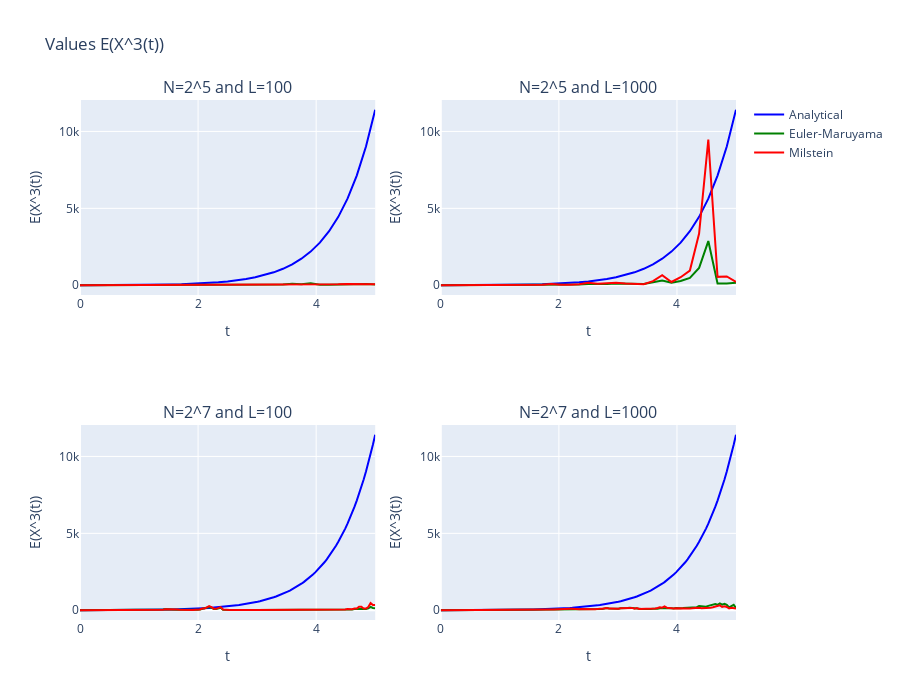

Source (notebook cell):
### Markdown cell above
### 3.3. $E(X^3(t))$

### Code cell
#Initial values
title='E(X^3(t))'
N_s = [2**5, 2**7]
L_s = [100, 1000]
T = 5
df_plot = pd.DataFrame()
moment = 'm3'

#For each number of iterations
for i,n in enumerate(N_s):
    #For each number of simulations
    for j,l in enumerate(L_s):
        #Store results
        df_compare = pd.concat([calculate_moments(m=moment,L=l,N=n,method='A'),
                        calculate_moments(m=moment,L=l,N=n,method='E-M'),
                        calculate_moments(m=moment,L=l,N=n,method='M')], ignore_index=True)
        df_compare['Method'] = sum([['Analytical'] * (n+1),
                                 ['Euler-Maruyama'] * (n+1),
                                 ['Milstein'] * (n+1)], [])
        df_compare['row'] = i+1
        df_compare['col'] = j+1
        df_plot = pd.concat([df_plot, df_compare], ignore_index=True)
#Plot
plot_moments(df_plot, title)

### Figure 1 — Plotly figure (JSON) as saved in the notebook; plotly's stock layout.template omitted (floating-point values rounded to 4 significant figures; data arrays with more than 128 entries replaced by an {"elided": "..."} marker saying what was removed)
{"data": [{"line": {"color": "blue"}, "name": "Analytical", "type": "scatter", "x": [0, 0.1562, 0.3125, 0.4688, 0.625, 0.7812, 0.9375, 1.094, 1.25, 1.406, 1.562, 1.719, 1.875, 2.031, 2.188, 2.344, 2.5, 2.656, 2.812, 2.969, 3.125, 3.281, 3.438, 3.594, 3.75, 3.906, 4.062, 4.219, 4.375, 4.531, 4.688, 4.844, 5], "xaxis": "x", "y": [1, 1.874, 3.155, 4.964, 7.45, 10.8, 15.26, 21.11, 28.75, 38.65, 51.41, 67.8, 88.78, 115.6, 149.7, 193.1, 248.2, 318.3, 407.0, 519.6, 662.1, 842.6, 1071.0, 1360.0, 1726.0, 2188.0, 2774.0, 3514.0, 4449.0, 5632.0, 7128.0, 9020.0, 11410.0], "yaxis": "y"}, {"line": {"color": "blue"}, "name": "Analytical", "showlegend": false, "type": "scatter", "x": [0, 0.1562, 0.3125, 0.4688, 0.625, 0.7812, 0.9375, 1.094, 1.25, 1.406, 1.562, 1.719, 1.875, 2.031, 2.188, 2.344, 2.5, 2.656, 2.812, 2.969, 3.125, 3.281, 3.438, 3.594, 3.75, 3.906, 4.062, 4.219, 4.375, 4.531, 4.688, 4.844, 5], "xaxis": "x2", "y": [1, 1.874, 3.155, 4.964, 7.45, 10.8, 15.26, 21.11, 28.75, 38.65, 51.41, 67.8, 88.78, 115.6, 149.7, 193.1, 248.2, 318.3, 407.0, 519.6, 662.1, 842.6, 1071.0, 1360.0, 1726.0, 2188.0, 2774.0, 3514.0, 4449.0, 5632.0, 7128.0, 9020.0, 11410.0], "yaxis": "y2"}, {"line": {"color": "blue"}, "name": "Analytical", "showlegend": false, "type": "scatter", "x": {"elided": "129 float values"}, "xaxis": "x3", "y": {"elided": "129 float values"}, "yaxis": "y3"}, {"line": {"color": "blue"}, "name": "Analytical", "showlegend": false, "type": "scatter", "x": {"elided": "129 float values"}, "xaxis": "x4", "y": {"elided": "129 float values"}, "yaxis": "y4"}, {"line": {"color": "green"}, "name": "Euler-Maruyama", "type": "scatter", "x": [0, 0.1562, 0.3125, 0.4688, 0.625, 0.7812, 0.9375, 1.094, 1.25, 1.406, 1.562, 1.719, 1.875, 2.031, 2.188, 2.344, 2.5, 2.656, 2.812, 2.969, 3.125, 3.281, 3.438, 3.594, 3.75, 3.906, 4.062, 4.219, 4.375, 4.531, 4.688, 4.844, 5], "xaxis": "x", "y": [1, 1.834, 2.772, 4.738, 6.639, 8.929, 9.879, 12.0, 23.16, 23.28, 16.17, 23.28, 23.28, 32.77, 40.86, 43.78, 45.07, 47.78, 47.03, 29.39, 26.41, 29.69, 49.33, 94.89, 69.8, 124.5, 31.32, 28.32, 48.51, 69.91, 55.22, 74.33, 51.27], "yaxis": "y"}, {"line": {"color": "green"}, "name": "Euler-Maruyama", "showlegend": false, "type": "scatter", "x": [0, 0.1562, 0.3125, 0.4688, 0.625, 0.7812, 0.9375, 1.094, 1.25, 1.406, 1.562, 1.719, 1.875, 2.031, 2.188, 2.344, 2.5, 2.656, 2.812, 2.969, 3.125, 3.281, 3.438, 3.594, 3.75, 3.906, 4.062, 4.219, 4.375, 4.531, 4.688, 4.844, 5], "xaxis": "x2", "y": [1, 1.786, 2.759, 4.076, 5.635, 8.018, 8.902, 11.18, 18.61, 22.22, 22.85, 27.71, 44.77, 27.82, 34.9, 43.64, 87.49, 62.28, 84.39, 119.6, 105.4, 72.08, 87.82, 189.4, 306.2, 170.9, 279.3, 475.0, 1131.0, 2873.0, 122.1, 119.7, 163.3], "yaxis": "y2"}, {"line": {"color": "green"}, "name": "Euler-Maruyama", "showlegend": false, "type": "scatter", "x": {"elided": "129 float values"}, "xaxis": "x3", "y": {"elided": "129 float values"}, "yaxis": "y3"}, {"line": {"color": "green"}, "name": "Euler-Maruyama", "showlegend": false, "type": "scatter", "x": {"elided": "129 float values"}, "xaxis": "x4", "y": {"elided": "129 float values"}, "yaxis": "y4"}, {"line": {"color": "red"}, "name": "Milstein", "type": "scatter", "x": [0, 0.1562, 0.3125, 0.4688, 0.625, 0.7812, 0.9375, 1.094, 1.25, 1.406, 1.562, 1.719, 1.875, 2.031, 2.188, 2.344, 2.5, 2.656, 2.812, 2.969, 3.125, 3.281, 3.438, 3.594, 3.75, 3.906, 4.062, 4.219, 4.375, 4.531, 4.688, 4.844, 5], "xaxis": "x", "y": [1, 2.074, 2.844, 4.954, 6.462, 9.143, 9.603, 10.1, 24.91, 29.01, 14.5, 20.19, 21.65, 25.68, 29.62, 27.91, 34.69, 43.19, 61.6, 23.63, 25.88, 32.57, 33.37, 51.17, 35.24, 67.71, 27.14, 24.47, 64.27, 88.34, 78.25, 109.4, 65.28], "yaxis": "y"}, {"line": {"color": "red"}, "name": "Milstein", "showlegend": false, "type": "scatter", "x": [0, 0.1562, 0.3125, 0.4688, 0.625, 0.7812, 0.9375, 1.094, 1.25, 1.406, 1.562, 1.719, 1.875, 2.031, 2.188, 2.344, 2.5, 2.656, 2.812, 2.969, 3.125, 3.281, 3.438, 3.594, 3.75, 3.906, 4.062, 4.219, 4.375, 4.531, 4.688, 4.844, 5], "xaxis": "x2", "y": [1, 1.913, 2.957, 4.271, 6.182, 9.321, 8.969, 10.94, 21.75, 25.79, 26.8, 38.72, 87.99, 30.96, 40.79, 59.39, 156.6, 91.3, 126.6, 169.5, 108.2, 71.3, 73.16, 272.0, 655.9, 212.5, 522.6, 955.8, 3365.0, 9470.0, 546.3, 576.3, 226.3], "yaxis": "y2"}, {"line": {"color": "red"}, "name": "Milstein", "showlegend": false, "type": "scatter", "x": {"elided": "129 float values"}, "xaxis": "x3", "y": {"elided": "129 float values"}, "yaxis": "y3"}, {"line": {"color": "red"}, "name": "Milstein", "showlegend": false, "type": "scatter", "x": {"elided": "129 float values"}, "xaxis": "x4", "y": {"elided": "129 float values"}, "yaxis": "y4"}], "layout": {"annotations": [{"font": {"size": 16}, "showarrow": false, "text": "N=2^5 and L=100", "x": 0.225, "xanchor": "center", "xref": "paper", "y": 1, "yanchor": "bottom", "yref": "paper"}, {"font": {"size": 16}, "showarrow": false, "text": "N=2^5 and L=1000", "x": 0.775, "xanchor": "center", "xref": "paper", "y": 1, "yanchor": "bottom", "yref": "paper"}, {"font": {"size": 16}, "showarrow": false, "text": "N=2^7 and L=100", "x": 0.225, "xanchor": "center", "xref": "paper", "y": 0.375, "yanchor": "bottom", "yref": "paper"}, {"font": {"size": 16}, "showarrow": false, "text": "N=2^7 and L=1000", "x": 0.775, "xanchor": "center", "xref": "paper", "y": 0.375, "yanchor": "bottom", "yref": "paper"}], "height": 700, "title": {"text": "Values E(X^3(t))"}, "xaxis": {"anchor": "y", "domain": [0, 0.45], "title": {"text": "t"}}, "xaxis2": {"anchor": "y2", "domain": [0.55, 1], "title": {"text": "t"}}, "xaxis3": {"anchor": "y3", "domain": [0, 0.45], "title": {"text": "t"}}, "xaxis4": {"anchor": "y4", "domain": [0.55, 1], "title": {"text": "t"}}, "yaxis": {"anchor": "x", "domain": [0.625, 1], "title": {"text": "E(X^3(t))"}}, "yaxis2": {"anchor": "x2", "domain": [0.625, 1], "title": {"text": "E(X^3(t))"}}, "yaxis3": {"anchor": "x3", "domain": [0, 0.375], "title": {"text": "E(X^3(t))"}}, "yaxis4": {"anchor": "x4", "domain": [0, 0.375], "title": {"text": "E(X^3(t))"}}}}
